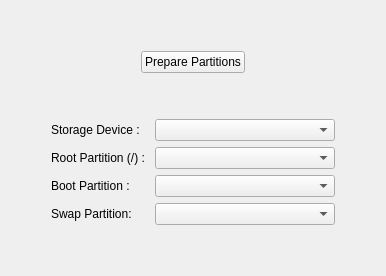
          <widget class="QWidget" name="destinationPage">
           <layout class="QGridLayout" name="gridLayout_11">
            <item row="1" column="4">
             <spacer name="horizontalSpacer_16">
              <property name="orientation">
               <enum>Qt::Horizontal</enum>
              </property>
              <property name="sizeHint" stdset="0">
               <size>
                <width>40</width>
                <height>20</height>
               </size>
              </property>
             </spacer>
            </item>
            <item row="2" column="2">
             <spacer name="verticalSpacer_13">
              <property name="orientation">
               <enum>Qt::Vertical</enum>
              </property>
              <property name="sizeHint" stdset="0">
               <size>
                <width>20</width>
                <height>40</height>
               </size>
              </property>
             </spacer>
            </item>
            <item row="4" column="2">
             <spacer name="verticalSpacer_14">
              <property name="orientation">
               <enum>Qt::Vertical</enum>
              </property>
              <property name="sizeHint" stdset="0">
               <size>
                <width>20</width>
                <height>40</height>
               </size>
              </property>
             </spacer>
            </item>
            <item row="0" column="2">
             <spacer name="verticalSpacer_15">
              <property name="orientation">
               <enum>Qt::Vertical</enum>
              </property>
              <property name="sizeHint" stdset="0">
               <size>
                <width>20</width>
                <height>40</height>
               </size>
              </property>
             </spacer>
            </item>
            <item row="1" column="3">
             <spacer name="horizontalSpacer_17">
              <property name="orientation">
               <enum>Qt::Horizontal</enum>
              </property>
              <property name="sizeHint" stdset="0">
               <size>
                <width>40</width>
                <height>20</height>
               </size>
              </property>
             </spacer>
            </item>
            <item row="1" column="0">
             <spacer name="horizontalSpacer_15">
              <property name="orientation">
               <enum>Qt::Horizontal</enum>
              </property>
              <property name="sizeHint" stdset="0">
               <size>
                <width>40</width>
                <height>20</height>
               </size>
              </property>
             </spacer>
            </item>
            <item row="1" column="2">
             <widget class="QPushButton" name="preparePartitionsButton">
              <property name="maximumSize">
               <size>
                <width>220</width>
                <height>16777215</height>
               </size>
              </property>
              <property name="text">
               <string>Prepare Partitions</string>
              </property>
              <property name="icon">
               <iconset theme="drive-harddisk">
                <normaloff>.</normaloff>.</iconset>
              </property>
              <property name="iconSize">
               <size>
                <width>24</width>
                <height>24</height>
               </size>
              </property>
             </widget>
            </item>
            <item row="1" column="1">
             <spacer name="horizontalSpacer_18">
              <property name="orientation">
               <enum>Qt::Horizontal</enum>
              </property>
              <property name="sizeHint" stdset="0">
               <size>
                <width>40</width>
                <height>20</height>
               </size>
              </property>
             </spacer>
            </item>
            <item row="3" column="1" colspan="3">
             <layout class="QFormLayout" name="formLayout">
              <item row="0" column="0">
               <widget class="QLabel" name="label">
                <property name="text">
                 <string>Storage Device : </string>
                </property>
               </widget>
              </item>
              <item row="0" column="1">
               <widget class="QComboBox" name="destDriveCombo">
                <property name="sizePolicy">
                 <sizepolicy hsizetype="Expanding" vsizetype="Fixed">
                  <horstretch>0</horstretch>
                  <verstretch>0</verstretch>
                 </sizepolicy>
                </property>
                <property name="minimumSize">
                 <size>
                  <width>180</width>
                  <height>0</height>
                 </size>
                </property>
               </widget>
              </item>
              <item row="1" column="0">
               <widget class="QLabel" name="label_2">
                <property name="text">
                 <string>Root Partition (/) : </string>
                </property>
               </widget>
              </item>
              <item row="1" column="1">
               <widget class="QComboBox" name="destRootCombo">
                <property name="sizePolicy">
                 <sizepolicy hsizetype="Expanding" vsizetype="Fixed">
                  <horstretch>0</horstretch>
                  <verstretch>0</verstretch>
                 </sizepolicy>
                </property>
                <property name="minimumSize">
                 <size>
                  <width>180</width>
                  <height>0</height>
                 </size>
                </property>
               </widget>
              </item>
              <item row="2" column="0">
               <widget class="QLabel" name="label_9">
                <property name="text">
                 <string>Boot Partition : </string>
                </property>
               </widget>
              </item>
              <item row="2" column="1">
               <widget class="QComboBox" name="destBootCombo">
                <property name="sizePolicy">
                 <sizepolicy hsizetype="Expanding" vsizetype="Fixed">
                  <horstretch>0</horstretch>
                  <verstretch>0</verstretch>
                 </sizepolicy>
                </property>
                <property name="minimumSize">
                 <size>
                  <width>180</width>
                  <height>0</height>
                 </size>
                </property>
               </widget>
              </item>
              <item row="3" column="0">
               <widget class="QLabel" name="label_10">
                <property name="text">
                 <string>Swap Partition: </string>
                </property>
               </widget>
              </item>
              <item row="3" column="1">
               <widget class="QComboBox" name="destSwapCombo">
                <property name="sizePolicy">
                 <sizepolicy hsizetype="Expanding" vsizetype="Fixed">
                  <horstretch>0</horstretch>
                  <verstretch>0</verstretch>
                 </sizepolicy>
                </property>
               </widget>
              </item>
             </layout>
            </item>
           </layout>
          </widget>
